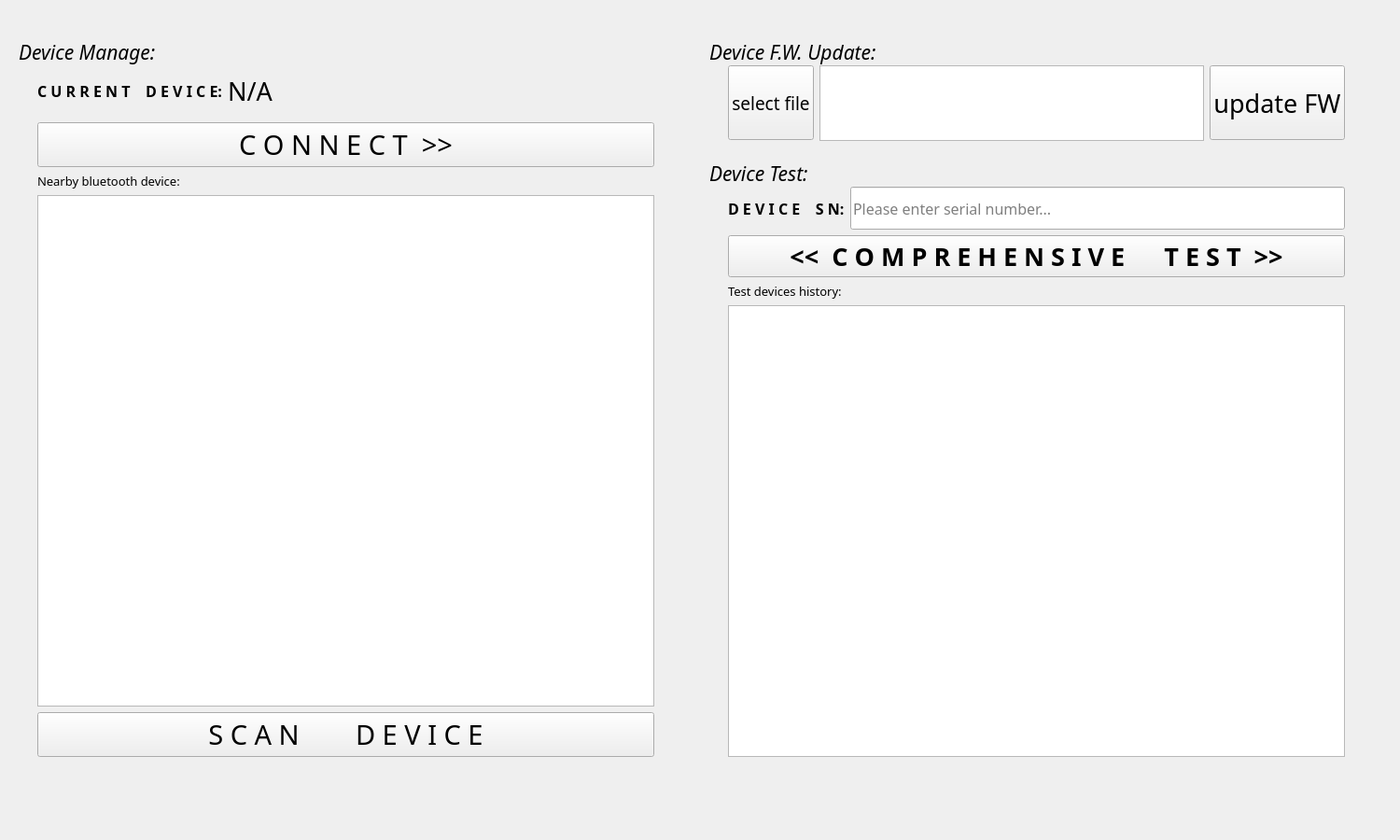
<?xml version="1.0" encoding="UTF-8"?>
<ui version="4.0">
 <class>factory_test_func</class>
 <widget class="QWidget" name="factory_test_func">
  <property name="geometry">
   <rect>
    <x>0</x>
    <y>0</y>
    <width>1500</width>
    <height>900</height>
   </rect>
  </property>
  <property name="minimumSize">
   <size>
    <width>1500</width>
    <height>900</height>
   </size>
  </property>
  <property name="maximumSize">
   <size>
    <width>1500</width>
    <height>900</height>
   </size>
  </property>
  <property name="font">
   <font>
    <pointsize>11</pointsize>
   </font>
  </property>
  <property name="windowTitle">
   <string>factory test function</string>
  </property>
  <property name="inputMethodHints">
   <set>Qt::ImhDigitsOnly</set>
  </property>
  <widget class="QWidget" name="verticalLayoutWidget">
   <property name="geometry">
    <rect>
     <x>40</x>
     <y>70</y>
     <width>661</width>
     <height>741</height>
    </rect>
   </property>
   <layout class="QVBoxLayout" name="VLayout_devManage" stretch="10,0,0,100,0">
    <item>
     <layout class="QHBoxLayout" name="HLayout_currDev" stretch="0,5">
      <property name="topMargin">
       <number>0</number>
      </property>
      <item>
       <widget class="QLabel" name="label_currentDevice">
        <property name="font">
         <font>
          <family>Neue Haas Grotesk Text Pro Medi</family>
          <pointsize>12</pointsize>
          <weight>75</weight>
          <bold>true</bold>
         </font>
        </property>
        <property name="text">
         <string>C U R R E N T    D E V I C E:</string>
        </property>
       </widget>
      </item>
      <item>
       <widget class="QLabel" name="label_currDevAddr">
        <property name="font">
         <font>
          <family>Neue Haas Grotesk Text Pro Medi</family>
          <pointsize>20</pointsize>
         </font>
        </property>
        <property name="text">
         <string>N/A</string>
        </property>
        <property name="alignment">
         <set>Qt::AlignJustify|Qt::AlignVCenter</set>
        </property>
       </widget>
      </item>
     </layout>
    </item>
    <item>
     <widget class="QPushButton" name="Btn_connect">
      <property name="font">
       <font>
        <family>Neue Haas Grotesk Text Pro Blac</family>
        <pointsize>22</pointsize>
       </font>
      </property>
      <property name="cursor">
       <cursorShape>PointingHandCursor</cursorShape>
      </property>
      <property name="text">
       <string>C O N N E C T  &gt;&gt;</string>
      </property>
     </widget>
    </item>
    <item>
     <widget class="QLabel" name="label_nearbyBtDev">
      <property name="font">
       <font>
        <family>Neue Haas Grotesk Text Pro Medi</family>
        <pointsize>10</pointsize>
       </font>
      </property>
      <property name="text">
       <string>Nearby bluetooth device:</string>
      </property>
     </widget>
    </item>
    <item>
     <widget class="QListWidget" name="listWidget_deviceList">
      <property name="cursor" stdset="0">
       <cursorShape>PointingHandCursor</cursorShape>
      </property>
     </widget>
    </item>
    <item>
     <widget class="QPushButton" name="Btn_scanDevice">
      <property name="font">
       <font>
        <family>Neue Haas Grotesk Text Pro Blac</family>
        <pointsize>22</pointsize>
       </font>
      </property>
      <property name="cursor">
       <cursorShape>PointingHandCursor</cursorShape>
      </property>
      <property name="text">
       <string>S C A N        D E V I C E</string>
      </property>
     </widget>
    </item>
   </layout>
  </widget>
  <widget class="QWidget" name="verticalLayoutWidget_2">
   <property name="geometry">
    <rect>
     <x>780</x>
     <y>200</y>
     <width>661</width>
     <height>611</height>
    </rect>
   </property>
   <layout class="QVBoxLayout" name="VLayout_devTest" stretch="6,0,0,50">
    <item>
     <layout class="QHBoxLayout" name="HLayout_currDev_2" stretch="0,0">
      <property name="topMargin">
       <number>0</number>
      </property>
      <item>
       <widget class="QLabel" name="label_deviceSN">
        <property name="font">
         <font>
          <family>Neue Haas Grotesk Text Pro Medi</family>
          <pointsize>12</pointsize>
          <weight>75</weight>
          <bold>true</bold>
         </font>
        </property>
        <property name="text">
         <string>D E V I C E    S N:</string>
        </property>
       </widget>
      </item>
      <item>
       <widget class="QLineEdit" name="lineEdit_DevSN">
        <property name="minimumSize">
         <size>
          <width>0</width>
          <height>46</height>
         </size>
        </property>
        <property name="maximumSize">
         <size>
          <width>16777215</width>
          <height>46</height>
         </size>
        </property>
        <property name="font">
         <font>
          <family>Cascadia Code SemiLight</family>
          <pointsize>12</pointsize>
         </font>
        </property>
        <property name="inputMethodHints">
         <set>Qt::ImhDigitsOnly</set>
        </property>
        <property name="text">
         <string/>
        </property>
        <property name="dragEnabled">
         <bool>true</bool>
        </property>
        <property name="placeholderText">
         <string>Please enter serial number...</string>
        </property>
        <property name="clearButtonEnabled">
         <bool>true</bool>
        </property>
       </widget>
      </item>
     </layout>
    </item>
    <item>
     <widget class="QPushButton" name="Btn_devTest">
      <property name="font">
       <font>
        <family>Neue Haas Grotesk Text Pro Blac</family>
        <pointsize>20</pointsize>
        <weight>75</weight>
        <bold>true</bold>
       </font>
      </property>
      <property name="cursor">
       <cursorShape>PointingHandCursor</cursorShape>
      </property>
      <property name="text">
       <string>&lt;&lt;  C O M P R E H E N S I V E      T E S T  &gt;&gt;</string>
      </property>
     </widget>
    </item>
    <item>
     <widget class="QLabel" name="label_testDevHistory">
      <property name="font">
       <font>
        <family>Neue Haas Grotesk Text Pro Medi</family>
        <pointsize>10</pointsize>
       </font>
      </property>
      <property name="text">
       <string>Test devices history:</string>
      </property>
     </widget>
    </item>
    <item>
     <widget class="QListWidget" name="listWidget_testFile"/>
    </item>
   </layout>
  </widget>
  <widget class="QWidget" name="horizontalLayoutWidget_2">
   <property name="geometry">
    <rect>
     <x>780</x>
     <y>70</y>
     <width>661</width>
     <height>81</height>
    </rect>
   </property>
   <layout class="QHBoxLayout" name="Layout_fwOtaUpdata">
    <item>
     <widget class="QPushButton" name="Btn_selectFile">
      <property name="minimumSize">
       <size>
        <width>0</width>
        <height>16</height>
       </size>
      </property>
      <property name="maximumSize">
       <size>
        <width>16777215</width>
        <height>80</height>
       </size>
      </property>
      <property name="font">
       <font>
        <family>Neue Haas Grotesk Text Pro Medi</family>
        <pointsize>14</pointsize>
       </font>
      </property>
      <property name="text">
       <string>select file</string>
      </property>
     </widget>
    </item>
    <item>
     <widget class="QTextEdit" name="textEdit_filePath"/>
    </item>
    <item>
     <widget class="QPushButton" name="Btn_updataFw">
      <property name="maximumSize">
       <size>
        <width>16777215</width>
        <height>80</height>
       </size>
      </property>
      <property name="font">
       <font>
        <family>Neue Haas Grotesk Text Pro Blac</family>
        <pointsize>20</pointsize>
       </font>
      </property>
      <property name="text">
       <string>update FW</string>
      </property>
     </widget>
    </item>
   </layout>
  </widget>
  <widget class="QLabel" name="label">
   <property name="geometry">
    <rect>
     <x>20</x>
     <y>40</y>
     <width>171</width>
     <height>31</height>
    </rect>
   </property>
   <property name="font">
    <font>
     <family>Lucida Sans</family>
     <pointsize>16</pointsize>
     <italic>true</italic>
     <strikeout>false</strikeout>
    </font>
   </property>
   <property name="text">
    <string>Device Manage:</string>
   </property>
  </widget>
  <widget class="QLabel" name="label_2">
   <property name="geometry">
    <rect>
     <x>760</x>
     <y>170</y>
     <width>131</width>
     <height>31</height>
    </rect>
   </property>
   <property name="font">
    <font>
     <family>Lucida Sans</family>
     <pointsize>16</pointsize>
     <italic>true</italic>
     <strikeout>false</strikeout>
    </font>
   </property>
   <property name="text">
    <string>Device Test:</string>
   </property>
  </widget>
  <widget class="QLabel" name="label_3">
   <property name="geometry">
    <rect>
     <x>760</x>
     <y>40</y>
     <width>211</width>
     <height>31</height>
    </rect>
   </property>
   <property name="font">
    <font>
     <family>Lucida Sans</family>
     <pointsize>16</pointsize>
     <italic>true</italic>
     <strikeout>false</strikeout>
    </font>
   </property>
   <property name="text">
    <string>Device F.W. Update:</string>
   </property>
  </widget>
 </widget>
 <resources/>
 <connections/>
</ui>
